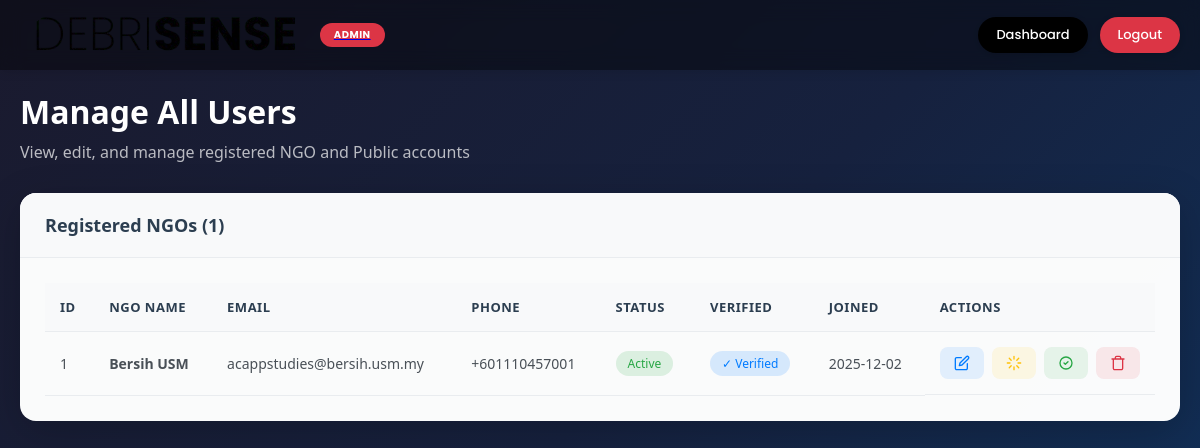
The app's page /admin/users (signed in), older data.
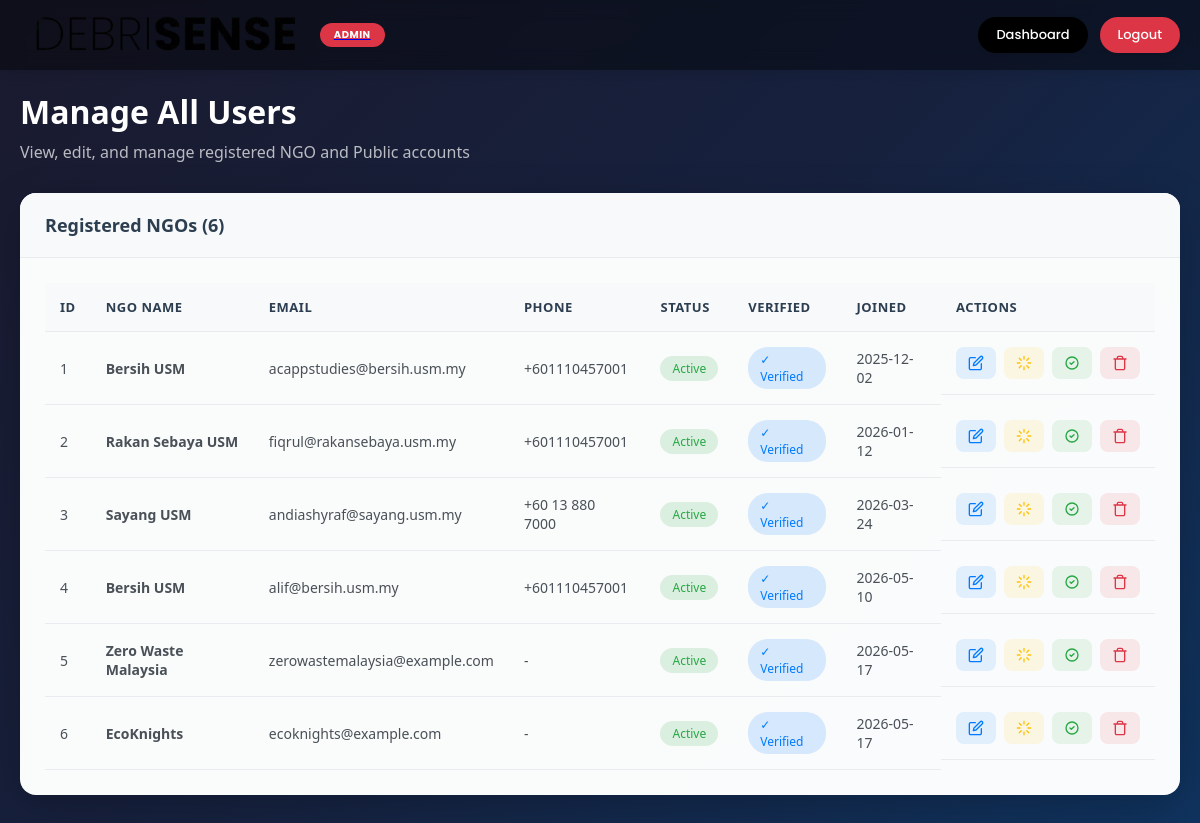
The same page, newer data.
### models.py (models this page shows, shortened)
class User(UserMixin, db.Model):
    __tablename__ = 'users'
    id = db.Column(db.Integer, primary_key=True)
    email = db.Column(db.String(150), unique=True, nullable=False, index=True)
    password_hash = db.Column(db.String(256), nullable=False)
    ngo_name = db.Column(db.String(150), nullable=False)
    phone = db.Column(db.String(20), nullable=True)
    address = db.Column(db.Text, nullable=True)
    profile_image = db.Column(db.String(255), nullable=True, default='default_profile.png')
    is_active = db.Column(db.Boolean, default=True)
    is_verified = db.Column(db.Boolean, default=False)
    created_at = db.Column(db.DateTime, default=datetime.utcnow)
    updated_at = db.Column(db.DateTime, default=datetime.utcnow, onupdate=datetime.utcnow)

### app.py (the view)
@app.route('/admin/users')
@admin_required
def admin_users():
    users = User.query.all()
    return render_template('admin_users.html', users=users, admin=current_user)

### app.py (called while the page is built)
@login_manager.user_loader
def load_user(user_id):
    if user_id.startswith('admin_'):
        admin_id = int(user_id.replace('admin_', ''))
        return Admin.query.get(admin_id)
    elif user_id.startswith('user_'):
        ngo_id = int(user_id.replace('user_', ''))
        return User.query.get(ngo_id)
    return None

def admin_required(f):
    @wraps(f)
    def decorated_function(*args, **kwargs):
        if not current_user.is_authenticated:
            if request.path.startswith('/api/'):
                return jsonify({'success': False, 'error': 'Authentication required'}), 401
            flash('Please log in as admin to access this page.', 'warning')
            return redirect(url_for('admin_login'))
        if not isinstance(current_user, Admin):
            if request.path.startswith('/api/'):
                return jsonify({'success': False, 'error': 'Access denied. Admin privileges required.'}), 403
            flash('Access denied. Admin privileges required.', 'error')
            return redirect(url_for('index'))
        return f(*args, **kwargs)
    return decorated_function

### templates/admin_users.html (shortened to what the changed rows need)
<!DOCTYPE html>
<html lang="en">
<head>
    <link rel="stylesheet" href="{{ url_for('static', filename='css/style.css') }}">
    <link rel="stylesheet" href="{{ url_for('static', filename='css/admin.css') }}">
    <link rel="stylesheet" href="{{ url_for('static', filename='css/admin_pages.css') }}">
</head>
<body class="admin-page">
    <main class="admin-content">
        <div class="admin-container">
            <div class="page-header">
                <h1>Manage All Users</h1>
            </div>
            <div class="admin-card">
                <div class="card-header">
                    <h2>Registered NGOs ({{ users|length }})</h2>
                </div>
                <div class="card-body">
                    {% if users %}
                    <div class="table-responsive">
                        <table class="admin-table">
                            <thead>
                                <tr>
                                    <th>ID</th>
                                    <th>NGO Name</th>
                                    <th>Email</th>
                                    <th>Phone</th>
                                    <th>Status</th>
                                    <th>Verified</th>
                                    <th>Joined</th>
                                    <th>Actions</th>
                                </tr>
                            </thead>
                            <tbody>
                                {% for user in users %}
                                <tr data-user-id="{{ user.id }}">
                                    <td>{{ user.id }}</td>
                                    <td>
                                        <strong>{{ user.ngo_name }}</strong>
                                    </td>
                                    <td>{{ user.email }}</td>
                                    <td>{{ user.phone or '-' }}</td>
                                    <td>
                                        <span class="status-badge {{ 'active' if user.is_active else 'inactive' }}">
                                            {{ 'Active' if user.is_active else 'Inactive' }}
                                        </span>
                                    </td>
                                    <td>
                                        <span class="status-badge {{ 'verified' if user.is_verified else 'unverified' }}">
                                            {{ '✓ Verified' if user.is_verified else 'Pending' }}
                                        </span>
                                    </td>
                                    <td>{{ user.created_at.strftime('%Y-%m-%d') if user.created_at else 'N/A' }}</td>
                                    <td class="actions-cell">
                                        <button class="action-btn edit-btn" onclick="openEditModal({{ user.id }}, '{{ user.ngo_name }}', '{{ user.phone or '' }}', '{{ user.address or '' }}', {{ 'true' if user.is_active else 'false' }}, {{ 'true' if user.is_verified else 'false' }})">
                                        </button>
                                        <button class="action-btn toggle-btn" onclick="toggleUserStatus({{ user.id }})">
                                            <svg viewBox="0 0 24 24" fill="none"><path d="M12 2V6M12 18V22M4.93 4.93L7.76 7.76M16.24 16.24L19.07 19.07M2 12H6M18 12H22M4.93 19.07L7.76 16.24M16.24 7.76L19.07 4.93" stroke="currentColor" stroke-width="2" stroke-linecap="round" stroke-linejoin="round"/></svg>
                                        </button>
                                        <button class="action-btn verify-btn" onclick="toggleUserVerify({{ user.id }})">
                                            <svg viewBox="0 0 24 24" fill="none"><path d="M9 12L11 14L15 10M21 12C21 16.9706 16.9706 21 12 21C7.02944 21 3 16.9706 3 12C3 7.02944 7.02944 3 12 3C16.9706 3 21 7.02944 21 12Z" stroke="currentColor" stroke-width="2" stroke-linecap="round" stroke-linejoin="round"/></svg>
                                        </button>
                                        <button class="action-btn delete-btn" onclick="deleteUser({{ user.id }}, '{{ user.ngo_name }}')">
                                        </button>
                                    </td>
                                </tr>
                                {% endfor %}
                            </tbody>
                        </table>
                    </div>
                    {% endif %}
                </div>
            </div>
        </div>
    </main>
</body>
</html>

Row changes from the older to the newer data that the page shows:
added User: id "2", ngo_name "Rakan Sebaya USM", email "fiqrul@rakansebaya.usm.my", phone "+601110457001", is_active "Active", is_verified "✓ Verified", created_at "2026-01-12"
added User: id "3", ngo_name "Sayang USM", email "andiashyraf@sayang.usm.my", phone "+60 13 880 7000", is_active "Active", is_verified "✓ Verified", created_at "2026-03-24"
added User: id "4", ngo_name "Bersih USM", email "alif@bersih.usm.my", phone "+601110457001", is_active "Active", is_verified "✓ Verified", created_at "2026-05-10"
added User: id "5", ngo_name "Zero Waste Malaysia", email "zerowastemalaysia@example.com", phone "-", is_active "Active", is_verified "✓ Verified", created_at "2026-05-17"
added User: id "6", ngo_name "EcoKnights", email "ecoknights@example.com", phone "-", is_active "Active", is_verified "✓ Verified", created_at "2026-05-17"
Text that changed along with them:
{{ users|length }}: "1" → "6"
